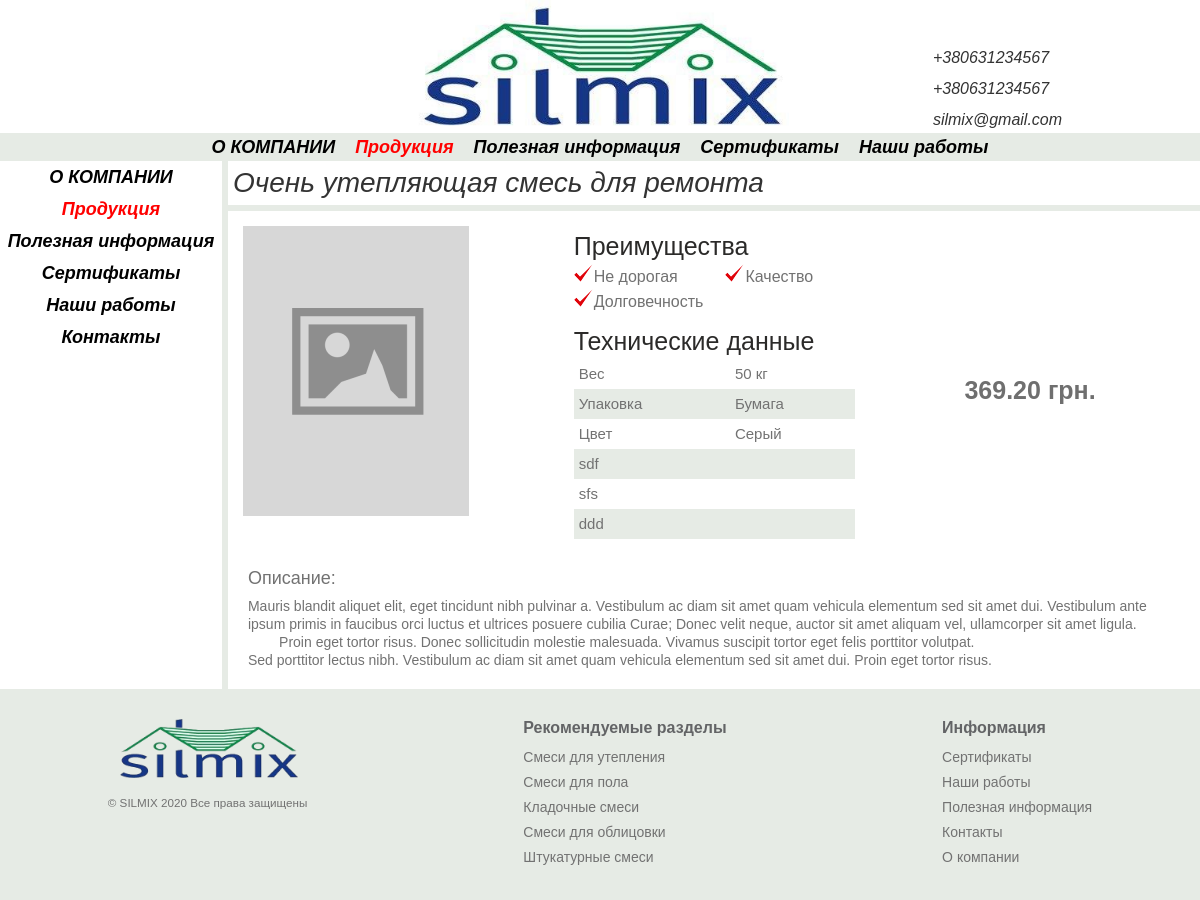
Page /smesi-dlya-utepleniya/ochen-utepliaiushchaia-smes-dlia-remonta on the committed database.
### catalog/models.py (models this page shows, shortened)
class Product(models.Model):
    name = models.CharField('Название', max_length=150)
    price = models.FloatField('Цена', blank=True, null=True)
    title = models.CharField(
        "СЕО  Заголовок", max_length=165, null=True, blank=True,
        default=''
    )
    seoDescription = models.TextField(
        'СЕО описание страницы с товаром(скрытое)', blank=True, null=True
    )
    seoKeywords = models.TextField(
        'СЕО ключевые фразы', blank=True, null=True
    )
    description = RichTextField('Описание на странице', null=True, blank=True)
    position = models.FloatField(
        'Позиция', blank=True, null=True, default=0
    )
    discount = models.BooleanField('Скидка', blank=True, default=False)
    sertificate = models.BooleanField('Сертификат', blank=True, default=False)
    category = models.ForeignKey(
        Category, verbose_name="Категория", on_delete=models.CASCADE
    )
    def seoInfo(self):
        if len(self.seoDescription) == 0 and self.title == None:
            return 'Отсутствует'
        elif len(self.seoDescription) != 0 and self.title != None:
            return 'Настроено'
        else:
            return 'Не полное'
        return 'Ошибка'
    seoInfo.short_description = 'SEO товара'
    productImage = VersatileImageField(
        verbose_name='Photo', ppoi_field='ppoi', blank=True,
    )
    ppoi = PPOIField()
    slug = models.CharField(max_length=200, null=True)
    class Meta:
        verbose_name_plural = 'Товары'
        verbose_name = 'Товар'
        ordering = ['-position']

class Benefits (models.Model):
    benefit = models.CharField('Преимущество', max_length=150)
    product = models.ForeignKey(
        'Product', verbose_name="Продукт", on_delete=models.CASCADE,
        null=True
    )
    def __str__(self):
        return str(self.benefit)
    class Meta:
        verbose_name_plural = 'Преимущества'
        verbose_name = ' '

class Specific (models.Model):
    specific = models.CharField('Спецификация', max_length=150)
    value = models.CharField('Значение', max_length=150, blank=True)
    product = models.ForeignKey(
        'Product', verbose_name="Продукт", on_delete=models.CASCADE,
        null=True
    )
    class Meta:
        verbose_name_plural = 'Технические данные'
        verbose_name = 'Технические данные'

### frontend/views.py (the view)
# urls.py: path('smesi-dlya-utepleniya/<str:slug>', views.productPage),
def productPage(request, slug):
    product = Product.objects.get(slug=slug)
    return render(request, 'frontend/productPage.html', {
        'product': product,
        'index': True,
    })

### frontend/templates/frontend/productPage.html (shortened to what this page needs)
{% extends 'frontend/base.html' %}
{% load static %}
{% block meta %}
<link rel="stylesheet" href="{% static 'frontend/css/productPage.css' %}">
{% endblock meta %}
{% block content %}
<div class="title">
    <h1>{{ product.name }}</h1>
</div>
<div class="product">
    <div class="product__image">
        <div class="product__image-container">
            <img src="
            {% if product.productImage %}
            /media/{{ product.productImage }}
            {% else %}
            {% static 'frontend/images/placeholder.png' %}
            {% endif %}" alt="product.name">
        </div>
    </div>
    <div class="product__info">
        <div class="benefits">
            <p class="info-header">{% if product.benefits_set.all|length > 0 %}Преимущества{% endif %} </p>
            <ul class="benefits__list">
                {% for benefit in product.benefits_set.all %}
                <li>{{ benefit }}</li>
                {% endfor %}
            </ul>
        </div>
        <div class="specific">
            <p class="info-header">{% if product.specific_set.all|length > 0 %}Технические данные{% endif %}</p>
            <table class="specific__table">
                <tbody>
                    {% for spec in product.specific_set.all %}
                    <tr>
                        <td>{{ spec.specific }}</td>
                        <td>{{ spec.value }}</td>
                    </tr>
                    {% endfor %}
                </tbody>
            </table>
        </div>
    </div>
    <div class="product__price">
    <span>
    {% if product.price %}
    {{ product.price|floatformat:'-2' }} грн.
    {% else %}
    <a style="text-decoration: underline" href="tel:+380631234567">Уточнить цену в офисе </a>
    {% endif %}
    </span>
    </div>
</div>
<div class="description">
    <div class="description__row">
        <div class="description__label">
            <p>Описание:</p>
        </div>
        <div class="description__text">
            {{ product.description | safe }}
        </div>
    </div>
</div>
{% endblock content %}

### frontend/static/frontend/css/base.css (style rules this page uses)
* { padding: 0; margin: 0; border: 0; }
*, *:before, *:after { -moz-box-sizing: border-box; -webkit-box-sizing: border-box; box-sizing: border-box; }
html, body { height: 100%; width: 100%; font-size: 100%; line-height: 1; font-size: 14px; -ms-text-size-adjust: 100%; -moz-text-size-adjust: 100%; -webkit-text-size-adjust: 100%; }
ul li { list-style: none; }
img { vertical-align: top; }
h1, h2, h3, h4, h5, h6 { font-size: inherit; font-weight: 400; }
html { overflow-y: scroll; scroll-behavior: smooth; }
body { background: #e6ebe5; font-family: Arial, Helvetica, sans-serif; color: #333; }
.title { display: block; font-size: 18px; font-style: italic; padding: 8px 0 8px 5px; border-bottom: 6px solid #e6ebe5; }
.title h1 { font-size: 28px; }

### frontend/static/frontend/css/productPage.css (style rules this page uses)
.product { display: flex; }
.product__image-container { max-width: 380px; }
.product__image { position: relative; display: flex; padding: 15px 15px 0 15px; flex: 0 1 33%; }
.product__image img { width: 100%; object-fit: contain; }
.product__price { display: flex; flex: 1; margin: auto; justify-content: center; }
.product__price span { padding: 10px 0 10px 5px; color: #6f6f6f; font-size: 25px; font-family: Arial, sans-serif; font-weight: bold; position: relative; }
.product__info { overflow: hidden; position: relative; height: 350px; margin-top: 8px; padding-left: 25px; max-width: 400px; }
.benefits { display: flex; flex-flow: column; width: 115%; }
.benefits__list { padding-left: 20px; width: 100%; }
.benefits__list li { color: #727272; display: inline-block; float: left; font-size: 16px; line-height: 25px; margin-right: 10%; position: relative; width: 40%; }
.benefits__list li::after { background: url(../images/birdie.png); background-repeat: no-repeat; content: ""; height: 18px; left: -20px; position: absolute; top: 0; width: 19px; }
.info-header { color: #2b2a29; font-size: 25px; margin: 15px 0 5px 0; }
.specific table { color: #727272; font-size: 15px; margin-bottom: 40px; text-align: left; width: 100%; max-width: 100%; background-color: transparent; border-collapse: collapse; border-spacing: 0; }
.specific table tr:nth-child(2n) { background: #e6ebe5; }
.specific table td { padding: 5px; line-height: 20px; }
.description { padding: 0 20px; margin: 0 0 20px 0; }
.description__label { margin-bottom: 10px; }
.description__label p { color: #727272; font-size: 18px; }
.description__text { color: #727272; line-height: 18px; }

### rows in the picture
Product: name "Очень утепляющая смесь для ремонта", price "369.20", description "Mauris blandit aliquet elit, eget tincidunt nibh pulvinar a. Vestibulum ac diam sit amet quam vehicula elementum sed sit amet dui. Vestibulum ante ipsum primis in faucibus orci luctus et ultrices posuere cubilia Curae; Donec velit neque, auctor sit amet aliquam vel, ullamcorper sit amet ligula. Proin eget tortor risus. Donec sollicitudin molestie malesuada. Vivamus suscipit tortor eget felis porttitor volutpat. Sed porttitor lectus nibh. Vestibulum ac diam sit amet quam vehicula elementum sed sit amet dui. Proin eget tortor risus."
Benefits: benefit "Не дорогая"
Benefits: benefit "Качество"
Benefits: benefit "Долговечность"
Specific: specific "Вес", value "50 кг"
Specific: specific "Упаковка", value "Бумага"
Specific: specific "Цвет", value "Серый"
Specific: specific "sdf"
Specific: specific "sfs"
Specific: specific "ddd"
